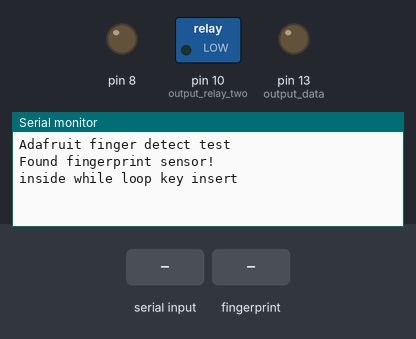
A sketch run on a simulated Arduino Uno, built with avr-gcc and run on an emulated ATmega328P. Shown: switched loads named in the sketch (green lamp = pin HIGH), output pins drawn as LEDs (lit = HIGH), the last lines printed to the serial monitor. The inputs (shaded band) are chosen by the test bench.

Above: at 2.2 s.
2.3 s: "1" received over Serial
At 3.1 s:
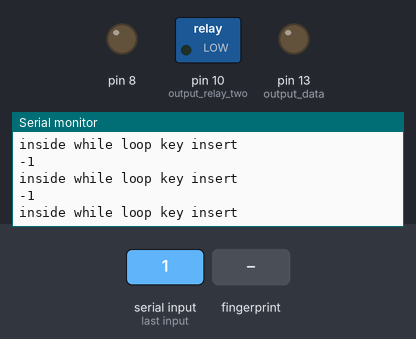
3.9 s: finger stored as number 1 placed on the sensor
At 5.0 s:
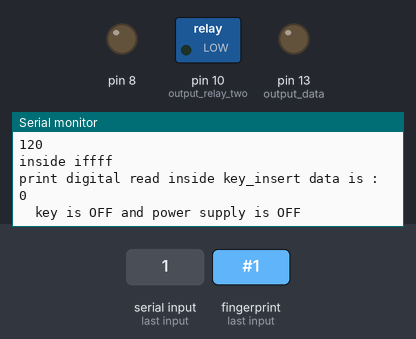

Measured:
- after the input at 2.3 s, the serial monitor: prints a new line after 0.06 s (image 1)
- after the input at 3.9 s, the serial monitor: prints a new line after 0.33 s (image 2)

The sketch:

test_valid_finger_again.ino
```cpp
#include <Adafruit_Fingerprint.h>
#include<TimerOne.h>
#include <SoftwareSerial.h>
#include<stdio.h>
int getFingerprintIDez();
void key_insert();
SoftwareSerial mySerial(2, 3);
Adafruit_Fingerprint finger = Adafruit_Fingerprint(&mySerial);
int getFingerprintIDez();
// RELAY NO. 3 IS CONNECTED TO POWER SUPPLY
int input_read = 2;            // is input to finget print module
int pass_circuit = 11;         // connected to relay no. 5
int output_data = 13;          // relay no. 1 and 6 connected
int output_relay_two = 10;     // relay no. 2                                                                                                                                                                                                      relay no. 2
int output_relay_four = 12;    // relay no. 4
int data = 0;
String password;
//String vipin = "VIPIN";
int count = 0;
int count_again = 0;


int variable_for_out_while_loop = 1;
void setup()
{
  pinMode(8, OUTPUT);
  pinMode(13, OUTPUT);
  pinMode(10, OUTPUT);
  while (!Serial);  // For Yun/Leo/Micro/Zero/...

  Serial.begin(9600);
  Serial.println("Adafruit finger detect test");

  // set the data rate for the sensor serial port
  finger.begin(57600);
  //pinMode(buzzer, OUTPUT); // Set buzzer - pin 10 as an output
  if (finger.verifyPassword()) {
    Serial.println("Found fingerprint sensor!");
  } else {
    Serial.println("Did not find fingerprint sensor :(");
    while (1)
      Serial.println("Waiting for valid finger...");
  }
}

void loop()                     // run over and over again
{
  uint8_t id ;
  key_insert();
  //  getFingerprintIDez();

  delay(500);

  Serial.println("hello");
}

int getFingerprintIDez() {
  while (true) {
    while (! Serial.available());
    uint8_t p = finger.getImage();
    if (p != FINGERPRINT_OK)  return -1;
    p = finger.image2Tz();
    if (p != FINGERPRINT_OK)  return -1;
    p = finger.fingerFastSearch();
    if (p != FINGERPRINT_OK)  return -1;
    Serial.print("Found ID #"); Serial.print(finger.fingerID);
    Serial.print(" with confidence of "); Serial.println(finger.confidence);
    if (finger.confidence >= 70) {
      return  finger.confidence;
    }
  }
}


int controll_finger_print() {
   if (variable_for_out_while_loop == 1) {
  while (true) {
    Serial.println("inside while loop key insert");

      int confidence_data =  getFingerprintIDez();
      Serial.println(confidence_data);
      if (confidence_data >= 70) {
        Serial.println("inside iffff");
        variable_for_out_while_loop = 2;
        return confidence_data;
      }
    }
  }
}


void key_insert() {
  int confidence_data = controll_finger_print();

  //  Serial.println("key_insert function is called ");
  digitalWrite(output_relay_four, LOW);    // turn the LED off by making the voltage LOW                               ..
  digitalWrite(output_relay_two, LOW);    // turn the LED off by making the voltage LOW                                ..
  //  .....................................................................................................................
  data = digitalRead(input_read);
  Serial.print("print digital read inside key_insert data is : ");   Serial.println(data);
  delay(150);
  if (data == 1) {
    digitalWrite(output_data, HIGH);
    Serial.println("key is ON and power supply is ON");
    delay(150);
  }
  if (data == 0) {
    digitalWrite(output_data, LOW );
    Serial.println("  key is OFF and power supply is OFF  ");
    delay(150);
  }
}
```
